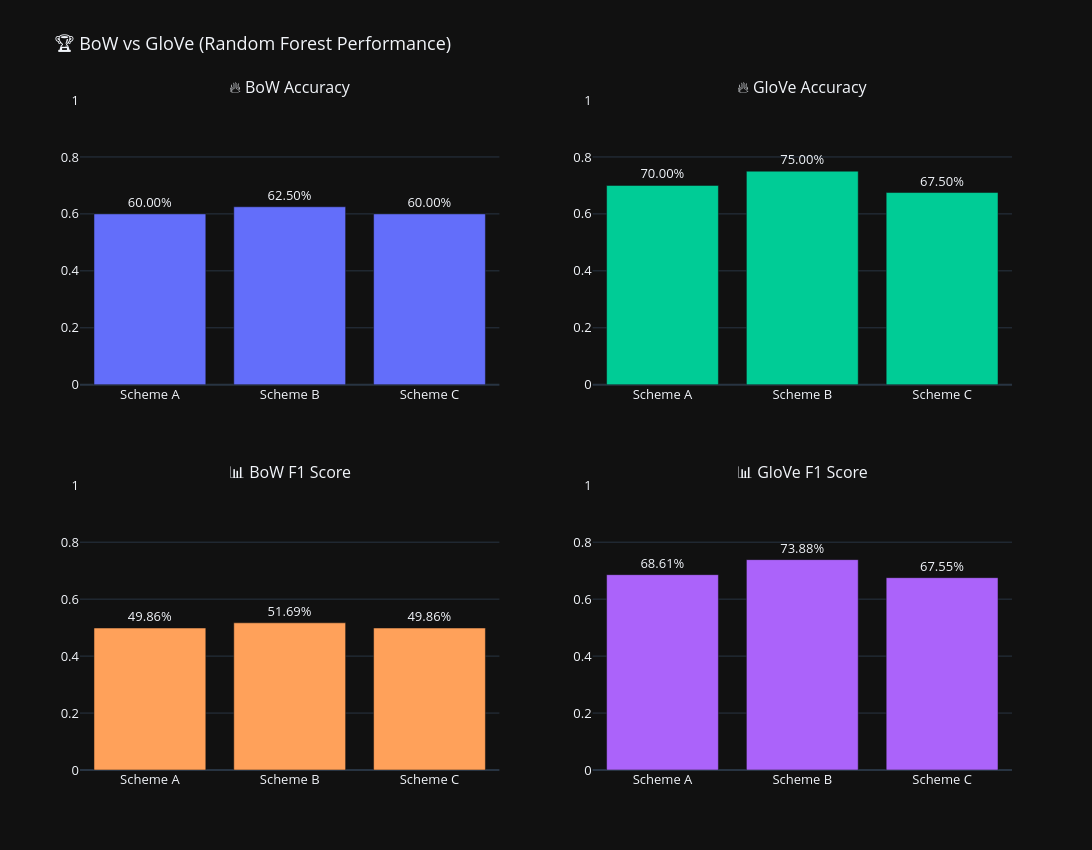

Notebook source saved alongside this figure:
### Code cell
import plotly.graph_objects as go
from plotly.subplots import make_subplots

# =========================
# LABELS
# =========================
bow_labels = ["Scheme A", "Scheme B", "Scheme C"]
glove_labels = ["Scheme A", "Scheme B", "Scheme C"]

# =========================
# BOw VALUES (Random Forest BoW)
# =========================
bow_acc = [acc_a_RF_BOW, acc_b_RF_BOW, acc_c_RF_BOW]
bow_f1  = [f1_a_RF_BOW, f1_b_RF_BOW, f1_c_RF_BOW]

# =========================
# GLOVE VALUES (Random Forest GloVe)
# =========================
glove_acc = [acc_a_RF_GLOVE, acc_b_RF_GLOVE, acc_c_RF_GLOVE]
glove_f1  = [f1_a_RF_GLOVE, f1_b_RF_GLOVE, f1_c_RF_GLOVE]

# =========================
# FIGURE
# =========================
fig = make_subplots(
    rows=2, cols=2,
    subplot_titles=(
        "🔥 BoW Accuracy",
        "🔥 GloVe Accuracy",
        "📊 BoW F1 Score",
        "📊 GloVe F1 Score"
    ),
    vertical_spacing=0.15
)

# =========================
# BOw ACC
# =========================
fig.add_trace(go.Bar(
    x=bow_labels,
    y=bow_acc,
    text=[f"{x:.2%}" for x in bow_acc],
    textposition="outside",
    marker_color="#636EFA"
), row=1, col=1)

# =========================
# GLOVE ACC
# =========================
fig.add_trace(go.Bar(
    x=glove_labels,
    y=glove_acc,
    text=[f"{x:.2%}" for x in glove_acc],
    textposition="outside",
    marker_color="#00CC96"
), row=1, col=2)

# =========================
# BOw F1
# =========================
fig.add_trace(go.Bar(
    x=bow_labels,
    y=bow_f1,
    text=[f"{x:.2%}" for x in bow_f1],
    textposition="outside",
    marker_color="#FFA15A"
), row=2, col=1)

# =========================
# GLOVE F1
# =========================
fig.add_trace(go.Bar(
    x=glove_labels,
    y=glove_f1,
    text=[f"{x:.2%}" for x in glove_f1],
    textposition="outside",
    marker_color="#AB63FA"
), row=2, col=2)

# =========================
# STYLE (PRO DARK DASHBOARD)
# =========================
fig.update_layout(
    template="plotly_dark",
    height=850,
    width=1200,
    title="🏆 BoW vs GloVe (Random Forest Performance)",
    showlegend=False,
    font=dict(size=13)
)

fig.update_yaxes(range=[0, 1])

fig.show()

### Figure 1 — Plotly figure (JSON) as saved in the notebook; plotly's stock layout.template omitted (floating-point values rounded to 4 significant figures)
{"data": [{"marker": {"color": "#636EFA"}, "text": ["60.00%", "62.50%", "60.00%"], "textposition": "outside", "type": "bar", "x": ["Scheme A", "Scheme B", "Scheme C"], "xaxis": "x", "y": [0.6, 0.625, 0.6], "yaxis": "y"}, {"marker": {"color": "#00CC96"}, "text": ["70.00%", "75.00%", "67.50%"], "textposition": "outside", "type": "bar", "x": ["Scheme A", "Scheme B", "Scheme C"], "xaxis": "x2", "y": [0.7, 0.75, 0.675], "yaxis": "y2"}, {"marker": {"color": "#FFA15A"}, "text": ["49.86%", "51.69%", "49.86%"], "textposition": "outside", "type": "bar", "x": ["Scheme A", "Scheme B", "Scheme C"], "xaxis": "x3", "y": [0.4986, 0.5169, 0.4986], "yaxis": "y3"}, {"marker": {"color": "#AB63FA"}, "text": ["68.61%", "73.88%", "67.55%"], "textposition": "outside", "type": "bar", "x": ["Scheme A", "Scheme B", "Scheme C"], "xaxis": "x4", "y": [0.6861, 0.7388, 0.6755], "yaxis": "y4"}], "layout": {"annotations": [{"font": {"size": 16}, "showarrow": false, "text": "🔥 BoW Accuracy", "x": 0.225, "xanchor": "center", "xref": "paper", "y": 1, "yanchor": "bottom", "yref": "paper"}, {"font": {"size": 16}, "showarrow": false, "text": "🔥 GloVe Accuracy", "x": 0.775, "xanchor": "center", "xref": "paper", "y": 1, "yanchor": "bottom", "yref": "paper"}, {"font": {"size": 16}, "showarrow": false, "text": "📊 BoW F1 Score", "x": 0.225, "xanchor": "center", "xref": "paper", "y": 0.425, "yanchor": "bottom", "yref": "paper"}, {"font": {"size": 16}, "showarrow": false, "text": "📊 GloVe F1 Score", "x": 0.775, "xanchor": "center", "xref": "paper", "y": 0.425, "yanchor": "bottom", "yref": "paper"}], "font": {"size": 13}, "height": 850, "showlegend": false, "title": {"text": "🏆 BoW vs GloVe (Random Forest Performance)"}, "width": 1200, "xaxis": {"anchor": "y", "domain": [0, 0.45]}, "xaxis2": {"anchor": "y2", "domain": [0.55, 1]}, "xaxis3": {"anchor": "y3", "domain": [0, 0.45]}, "xaxis4": {"anchor": "y4", "domain": [0.55, 1]}, "yaxis": {"anchor": "x", "domain": [0.575, 1], "range": [0, 1]}, "yaxis2": {"anchor": "x2", "domain": [0.575, 1], "range": [0, 1]}, "yaxis3": {"anchor": "x3", "domain": [0, 0.425], "range": [0, 1]}, "yaxis4": {"anchor": "x4", "domain": [0, 0.425], "range": [0, 1]}}}
